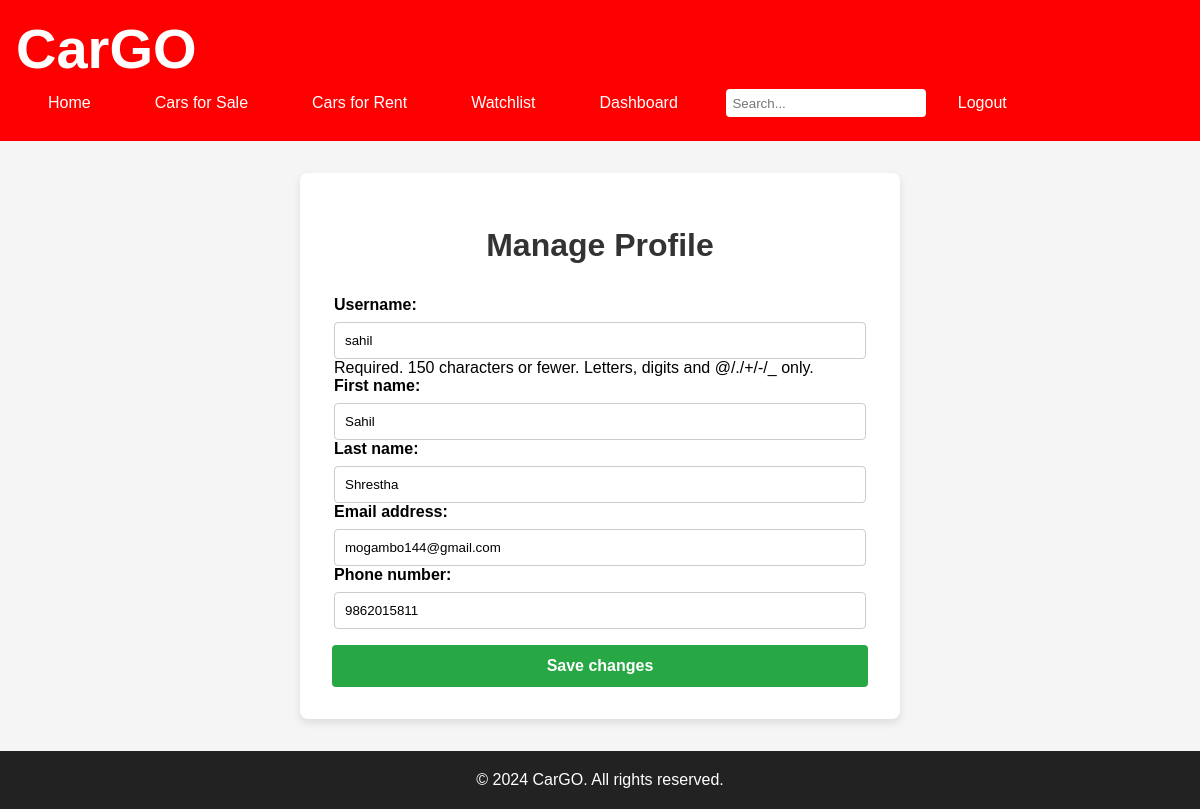
The app's page /user/profile/ (signed in) with its own data.
### sales_rental/models.py (models this page shows, shortened)
class User(AbstractUser):
    email_confirmed = models.BooleanField(default=False)
    otp = models.CharField(max_length=6, null=True, blank=True)
    otp_expiration = models.DateTimeField(null=True, blank=True)
    watchlist = models.ManyToManyField('Car', related_name='watchlisted_by', blank=True)
    phone_number = models.CharField(max_length=15, null=True, blank=True)

### sales_rental/views.py (the view)
# urls.py: path('user/profile/', views.manage_profile, name='manage_profile'),
@login_required
def manage_profile(request):
    if request.method == 'POST':
        form = UserForm(request.POST, instance=request.user)
        if form.is_valid():
            form.save()
            messages.success(request, "Profile updated successfully.")
            return redirect('manage_profile')
    else:
        form = UserForm(instance=request.user)
    return render(request, 'manage_profile.html', {'form': form})

### sales_rental/forms.py
class UserForm(forms.ModelForm):
    class Meta:
        model = User
        fields = ['username', 'first_name', 'last_name', 'email', 'phone_number']

### sales_rental/context_processors.py (called while the page is built)
def current_year(request):
    return {'current_year': datetime.now().year}

### sales_rental/templates/manage_profile.html (shortened to what this page needs)
{% extends 'base.html' %}
{% block content %}
<main class="manage-profile">
  <h1>Manage Profile</h1>
  <form method="post">
    <fieldset>
      {{ form.as_p }}
    </fieldset>
    <button type="submit">Save changes</button>
  </form>
</main>
{% endblock %}

### sales_rental/static/css/styles.css (style rules this page uses)
html, body { margin: 0; padding: 0; width: 100%; height: 100%; }
* { box-sizing: border-box; }
body { font-family: Arial, sans-serif; display: flex; flex-direction: column; min-height: 100vh; }
main { padding: 2em; flex: 1; background-color: #f5f5f5; }
.manage-profile { padding: 2em; max-width: 600px; margin: 0 auto; background-color: #fff; border-radius: 8px; box-shadow: 0 4px 8px rgba(0, 0, 0, 0.1); }
.manage-profile h1 { font-size: 2rem; color: #333; margin-bottom: 1em; text-align: center; }
.manage-profile form { display: flex; flex-direction: column; gap: 1em; }
.manage-profile fieldset { border: none; padding: 0; }
.manage-profile form p { margin: 0; }
.manage-profile label { font-weight: bold; margin-bottom: 0.5em; display: block; }
.manage-profile input, .manage-profile select { padding: 0.75em; border: 1px solid #ccc; border-radius: 4px; width: 100%; box-sizing: border-box; }
.manage-profile button { background-color: #28a745; color: white; border: none; padding: 0.75em 1.5em; border-radius: 4px; cursor: pointer; font-size: 1rem; font-weight: bold; transition: background-color 0.3s ease; }

### records on screen
User: username "sahil", first_name "Sahil", last_name "Shrestha", email "mogambo144@gmail.com", phone_number "9862015811"
